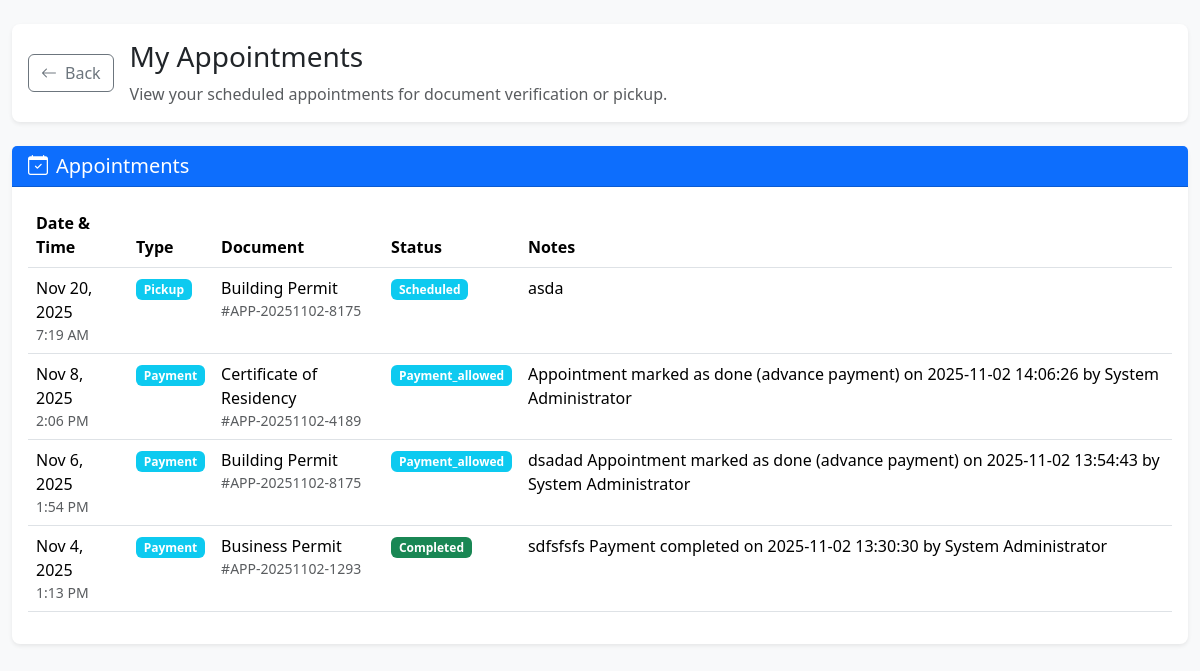
Screenshot of /my_appointments.php (signed in) with the database file from the repository.
### tables this page shows
CREATE TABLE `appointments` (
  `id` int(11) NOT NULL,
  `application_id` int(11) NOT NULL,
  `user_id` int(11) NOT NULL,
  `appointment_type` enum('verification','pickup','interview','payment') NOT NULL,
  `appointment_date` datetime NOT NULL,
  `status` enum('scheduled','completed','cancelled','rescheduled','payment_allowed') DEFAULT 'scheduled',
  `notes` text DEFAULT NULL,
  `created_by` int(11) DEFAULT NULL,
  `created_at` timestamp NOT NULL DEFAULT current_timestamp(),
  `updated_at` timestamp NOT NULL DEFAULT current_timestamp() ON UPDATE current_timestamp()
);

CREATE TABLE `document_types` (
  `id` int(11) NOT NULL,
  `type_name` varchar(100) NOT NULL,
  `description` text DEFAULT NULL,
  `fee` decimal(8,2) DEFAULT 0.00,
  `requirements` text DEFAULT NULL,
  `processing_days` int(11) DEFAULT 3,
  `is_active` tinyint(1) DEFAULT 1,
  `created_at` timestamp NOT NULL DEFAULT current_timestamp()
);

CREATE TABLE `applications` (
  `id` int(11) NOT NULL,
  `application_number` varchar(50) NOT NULL,
  `user_id` int(11) NOT NULL,
  `document_type_id` int(11) NOT NULL,
  `purpose` text NOT NULL,
  `urgency` enum('Regular','Rush') DEFAULT 'Regular',
  `status` enum('pending','processing','ready_for_pickup','completed','rejected') DEFAULT 'pending',
  `payment_status` enum('unpaid','paid','waived') DEFAULT 'unpaid',
  `payment_method` enum('cash','gcash','bank_transfer','other') DEFAULT NULL,
  `payment_amount` decimal(8,2) DEFAULT NULL,
  `payment_date` timestamp NULL DEFAULT NULL,
  `payment_reference` varchar(100) DEFAULT NULL,
  `payment_receipt` varchar(255) DEFAULT NULL,
  `admin_remarks` text DEFAULT NULL,
  `pickup_date` timestamp NULL DEFAULT NULL,
  `appointment_date` timestamp NULL DEFAULT NULL,
  `processed_by` int(11) DEFAULT NULL,
  `priority_level` int(11) DEFAULT 1,
  `supporting_documents` text DEFAULT NULL,
  `created_at` timestamp NOT NULL DEFAULT current_timestamp(),
  `updated_at` timestamp NOT NULL DEFAULT current_timestamp() ON UPDATE current_timestamp()
);

### my_appointments.php (the view, shortened to what this page needs)
<?php
require_once 'config.php';
$stmt = $pdo->prepare("
    SELECT a.*,
           app.application_number,
           dt.type_name as document_type
    FROM appointments a
    JOIN applications app ON a.application_id = app.id
    JOIN document_types dt ON app.document_type_id = dt.id
    WHERE a.user_id = ?
    ORDER BY a.appointment_date DESC
");
$stmt->execute([$_SESSION['user_id']]);
$appointments = $stmt->fetchAll();
?>
<!DOCTYPE html>
<html lang="en">
<head>
    <link href="https://cdn.jsdelivr.net/npm/bootstrap@5.3.2/dist/css/bootstrap.min.css" rel="stylesheet">
    <link rel="stylesheet" href="https://cdn.jsdelivr.net/npm/bootstrap-icons@1.11.1/font/bootstrap-icons.css">
    <link href="https://cdn.datatables.net/1.13.7/css/dataTables.bootstrap5.min.css" rel="stylesheet">
</head>
<body>
<div class="container-fluid py-4">
    <div class="row mb-4">
        <div class="col-12">
            <div class="card border-0 shadow-sm">
                <div class="card-body">
                    <div class="d-flex align-items-center gap-3">
                        <a href="dashboard.php" class="btn btn-outline-secondary">
                            <i class="bi bi-arrow-left me-2"></i>Back
                        </a>
                        <div>
                            <h1 class="h3 mb-2">My Appointments</h1>
                            <p class="text-muted mb-0">View your scheduled appointments for document verification or pickup.</p>
                        </div>
                    </div>
                </div>
            </div>
        </div>
    </div>
        <div class="row">
            <div class="col-12">
                <div class="card border-0 shadow-sm">
                    <div class="card-header bg-primary text-white">
                        <h5 class="mb-0">
                            <i class="bi bi-calendar-check me-2"></i>Appointments
                        </h5>
                    </div>
                    <div class="card-body">
                        <?php if (empty($appointments)): ?>
                            <div class="text-center py-4">
                                <i class="bi bi-calendar2-check text-muted" style="font-size: 3rem;"></i>
                                <h5 class="mt-3">No Appointments Found</h5>
                                <p class="text-muted">You have no scheduled appointments yet.</p>
                            </div>
                        <?php else: ?>
                            <div class="d-none d-lg-block">
                                <div class="table-responsive">
                                    <table class="table data-table" id="myAppointmentsTable">
                                        <thead>
                                            <tr>
                                                <th>Date & Time</th>
                                                <th>Type</th>
                                                <th>Document</th>
                                                <th>Status</th>
                                                <th>Notes</th>
                                            </tr>
                                        </thead>
                                        <tbody>
                                            <?php foreach ($appointments as $apt): ?>
                                                <tr>
                                                    <td>
                                                        <?php echo date('M j, Y', strtotime($apt['appointment_date'])); ?>
                                                        <small class="text-muted d-block">
                                                            <?php echo date('g:i A', strtotime($apt['appointment_date'])); ?>
                                                        </small>
                                                    </td>
                                                    <td>
                                                        <span class="badge bg-info">
                                                            <?php echo ucfirst($apt['appointment_type']); ?>
                                                        </span>
                                                    </td>
                                                    <td>
                                                        <?php echo htmlspecialchars($apt['document_type']); ?>
                                                        <small class="text-muted d-block">
                                                            #<?php echo htmlspecialchars($apt['application_number']); ?>
                                                        </small>
                                                    </td>
                                                    <td>
                                                        <span class="badge bg-<?php
                                                            echo $apt['status'] === 'completed' ? 'success' :
                                                                ($apt['status'] === 'cancelled' ? 'danger' :
                                                                ($apt['status'] === 'rescheduled' ? 'warning' : 'info'));
                                                        ?>">
                                                            <?php echo ucfirst($apt['status']); ?>
                                                        </span>
                                                    </td>
                                                    <td>
                                                        <?php echo $apt['notes'] ? htmlspecialchars($apt['notes']) : '<span class="text-muted">-</span>'; ?>
                                                    </td>
                                                </tr>
                                            <?php endforeach; ?>
                                        </tbody>
                                    </table>
                                </div>
                            </div>
                        <?php endif; ?>
                    </div>
                </div>
            </div>
        </div>
    </div>
</body>
</html>

### my_appointments.php (style rules this page uses)
body { font-family: 'Segoe UI', Tahoma, Geneva, Verdana, sans-serif; background-color: #f8f9fa; }
.card { border-radius: 8px; }

### rows the page displays
appointments: appointment_date "Nov 20, 2025", appointment_date "7:19 AM", appointment_type "Pickup", document_types.type_name "Building Permit", application.application_number "APP-20251102-8175", status "Scheduled", notes "asda"
appointments: appointment_date "Nov 8, 2025", appointment_date "2:06 PM", appointment_type "Payment", document_types.type_name "Certificate of Residency", application.application_number "APP-20251102-4189", status "Payment_allowed", notes "Appointment marked as done (advance payment) on 2025-11-02 14:06:26 by System Administrator"
appointments: appointment_date "Nov 6, 2025", appointment_date "1:54 PM", appointment_type "Payment", document_types.type_name "Building Permit", application.application_number "APP-20251102-8175", status "Payment_allowed", notes "dsadad Appointment marked as done (advance payment) on 2025-11-02 13:54:43 by System Administrator"
appointments: appointment_date "Nov 4, 2025", appointment_date "1:13 PM", appointment_type "Payment", document_types.type_name "Business Permit", application.application_number "APP-20251102-1293", status "Completed", notes "sdfsfsfs Payment completed on 2025-11-02 13:30:30 by System Administrator"
